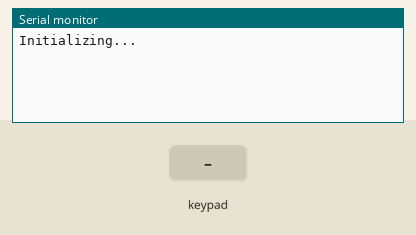
The sketch below on a simulated ESP32. Parts: the last lines printed to the serial monitor. Inputs (shaded band) come from the test bench.

Above: at 1.2 s.
1.3 s: key '1' pressed
At 2.5 s:
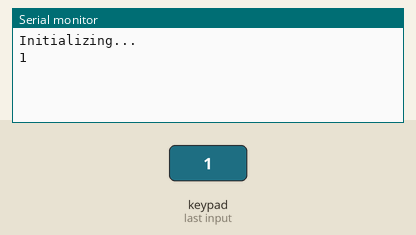
2.8 s: keypad keys 1 3 1 2 1 4 2 7 # pressed 0.4 s apart
At 6.4 s:
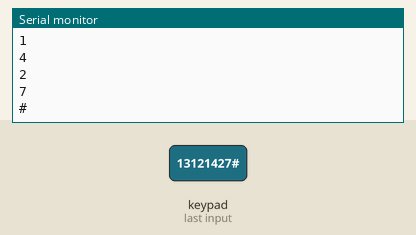
7.9 s: key '*' pressed
At 8.7 s:
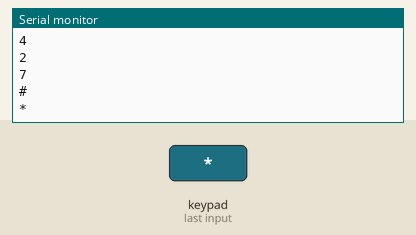
9.4 s: keypad keys 1 3 1 2 1 4 2 7 A pressed 0.4 s apart
At 13.7 s:
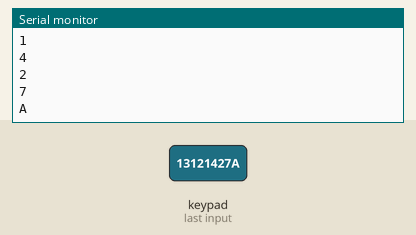
14.5 s: key 'B' pressed
At 15.2 s:
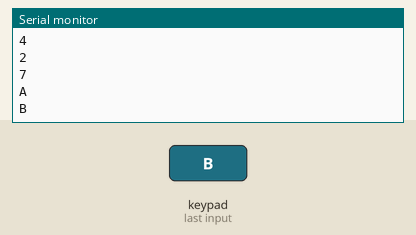
16.0 s: keypad keys 1 3 1 2 1 4 2 7 D pressed 0.4 s apart
At 19.8 s:
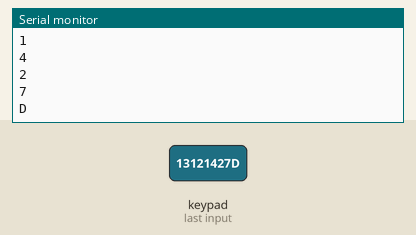
Timing chart, 0 to 21.3 s (numbered marks = the images above; inputs shaded):
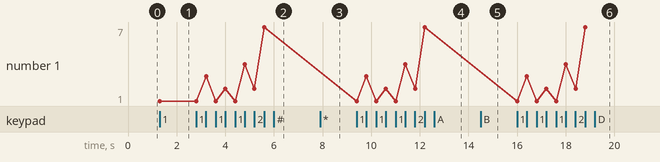

The sketch:

esp32_keypad-4x4.ino
```cpp
#include <Keypad.h>

// install library: Keypad by Mark Stanley, Alexander Brevig.
//
//   1       2       3       A
//
//   4       5       6       B
//
//   7       8       9       C
//
//   *       0       #       D
//
// ☉   ☉   ☉   ☉   ☉   ☉   ☉   ☉
// 13  12  14  27  26  25  33  32

const byte ROWS = 4; //four rows
const byte COLS = 4; //three columns
char keys[ROWS][COLS] = {
  {'1','4','7','*'},
  {'2','5','8','0'},
  {'3','6','9','#'},
  {'A','B','C','D'}
};
byte rowPins[4] = {13, 12, 14, 27};
byte colPins[4] = {26, 25, 33, 32};
Keypad keypad = Keypad(makeKeymap(keys), rowPins, colPins, ROWS, COLS);

void setup(){
  Serial.begin(9600);
  while (!Serial) {
    delay(20); // wait for serial port to connect. Needed for native USB port only
  }

  Serial.println("\n\nInitializing...");
}

void loop(){
  char key = keypad.getKey();

  if (key){
    Serial.println(key);
  }
}
```

Measured:
- after the input at 1.3 s, the serial monitor: prints a new line at once (image 1)
- after the input at 2.8 s, the serial monitor: prints a new line after 0.41 s (image 2)
- after the input at 7.9 s, the serial monitor: prints a new line at once (image 3)
- after the input at 9.4 s, the serial monitor: prints a new line at once (image 4)
- after the input at 14.5 s, the serial monitor: prints a new line at once (image 5)
- after the input at 16.0 s, the serial monitor: prints a new line at once (image 6)
- plotted number 1: 1 → 7 after the input at 2.8 s
